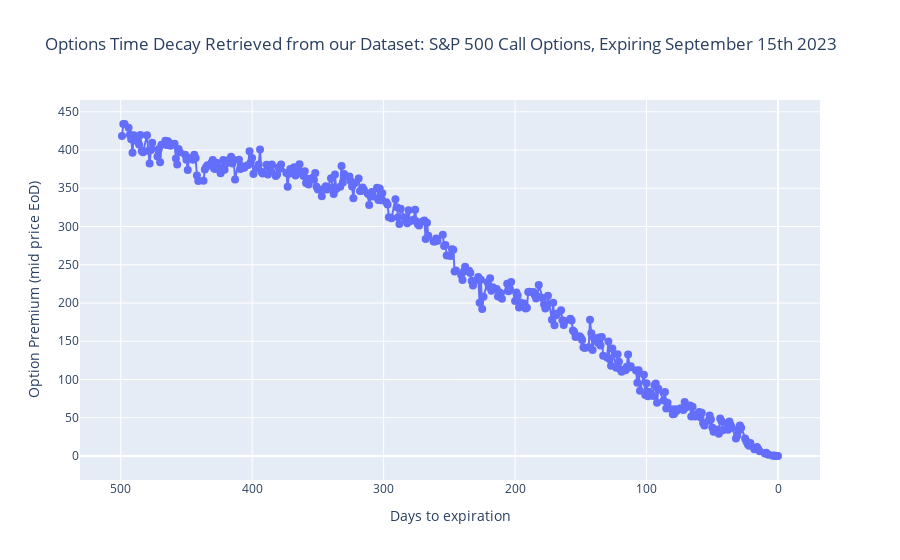

The notebook cell this image was saved under:
### Code cell
# Create a trace
trace = go.Scatter(x=x, y=y, mode='markers+lines', marker=dict(size=8))

# Create a layout
layout = go.Layout(title='Options Time Decay Retrieved from our Dataset: S&P 500 Call Options, Expiring September 15th 2023',
                   xaxis=dict(title='Days to expiration', autorange='reversed'),
                   yaxis=dict(title='Option Premium (mid price EoD)'))

# Create a figure
fig = go.Figure(data=[trace], layout=layout)

# Show the plot
fig.show()
pyo.plot(fig, filename='time_decay.html')

### Figure 1 — Plotly figure (JSON) as saved in the notebook; plotly's stock layout.template omitted (floating-point values rounded to 4 significant figures; data arrays with more than 128 entries replaced by an {"elided": "..."} marker saying what was removed)
{"data": [{"marker": {"size": 8}, "mode": "markers+lines", "type": "scatter", "x": {"elided": "344 int values"}, "y": {"elided": "344 float values"}}], "layout": {"title": {"text": "Options Time Decay Retrieved from our Dataset: S&P 500 Call Options, Expiring September 15th 2023"}, "xaxis": {"autorange": "reversed", "title": {"text": "Days to expiration"}}, "yaxis": {"title": {"text": "Option Premium (mid price EoD)"}}}}
